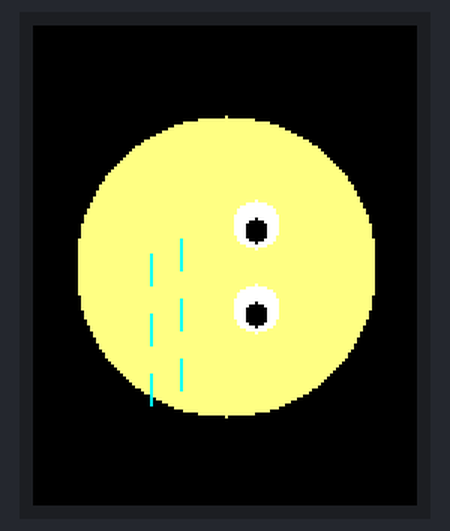
The program below on a simulated Raspberry Pi Pico running MicroPython. Parts: 128×160 colour display. What the program prints to the serial console is not drawn. At 0.9 s the program stops and its outputs stay as they are.

Above: at 1.0 s.

The program:

sleepy.py
```python
from ST7735 import TFT
from machine import SPI, Pin

# SPI setup
spi = SPI(1, baudrate=20000000, polarity=0, phase=0,
          sck=Pin(10), mosi=Pin(11), miso=None)
tft = TFT(spi, 16, 17, 18)
tft.initr()
tft.rgb(True)

# Function to clear the screen
def clear_screen():
    tft.fill(TFT.BLACK)

# Function to rotate a point (x, y) by 90 degrees around (cx, cy)
def rotate_point(x, y, cx, cy):
    x_new = cy - y + cx
    y_new = x - cx + cy
    return (x_new, y_new)

# Function to draw smaller "ZZZ" letters
def draw_small_zzz(center_x, center_y, color):
    zzz_points = [
        [(55, 95), (65, 95), (60, 105), (70, 105)],   # First Z
        [(75, 95), (85, 95), (80, 105), (90, 105)],   # Second Z
        [(95, 95), (105, 95), (100, 105), (110, 105)]  # Third Z
    ]

    # Draw each Z with smaller size
    for z in zzz_points:
        for i in range(0, len(z), 2):
            x1, y1 = rotate_point(z[i][0], z[i][1], center_x, center_y)
            x2, y2 = rotate_point(z[i+1][0], z[i+1][1], center_x, center_y)
            tft.line((x1, y1), (x2, y2), color)

# Function to draw a rotated sleepy emoji
def draw_rotated_sleepy_emoji():
    clear_screen()

    # Face: Light yellow circle
    face_color = tft.color(255, 255, 128)  # Light yellow color for sleepy face
    center_x, center_y = 64, 80
    radius = 50

    # Rotate the face center and draw it
    rotated_center_x, rotated_center_y = rotate_point(center_x, center_y, 64, 80)
    tft.fillcircle((rotated_center_x, rotated_center_y), radius, face_color)

    # Eyes: Droopy eyes to show sleepiness (rotate each eye)
    eye_color = TFT.WHITE
    eye_left_x, eye_left_y = 50, 70
    eye_right_x, eye_right_y = 78, 70
    eye_left_rotated = rotate_point(eye_left_x, eye_left_y, center_x, center_y)
    eye_right_rotated = rotate_point(eye_right_x, eye_right_y, center_x, center_y)
    tft.fillcircle(eye_left_rotated, 8, eye_color)  # Left eye
    tft.fillcircle(eye_right_rotated, 8, eye_color)  # Right eye

    # Adding "sleepy" effect: Half-closed eyes (rotate each eye too)
    tft.fillcircle((eye_left_rotated[0], eye_left_rotated[1] + 2), 4, TFT.BLACK)  # Left half-closed eye
    tft.fillcircle((eye_right_rotated[0], eye_right_rotated[1] + 2), 4, TFT.BLACK)  # Right half-closed eye

    # Draw the smaller "ZZZ" symbol (replace mouth with ZZZ)
    zzz_color = TFT.CYAN  # Set ZZZ color to cyan
    draw_small_zzz(center_x, center_y, zzz_color)

    print("Rotated sleepy emoji displayed with smaller ZZZ replacing the mouth!")

# Display the rotated sleepy emoji
draw_rotated_sleepy_emoji()
```
